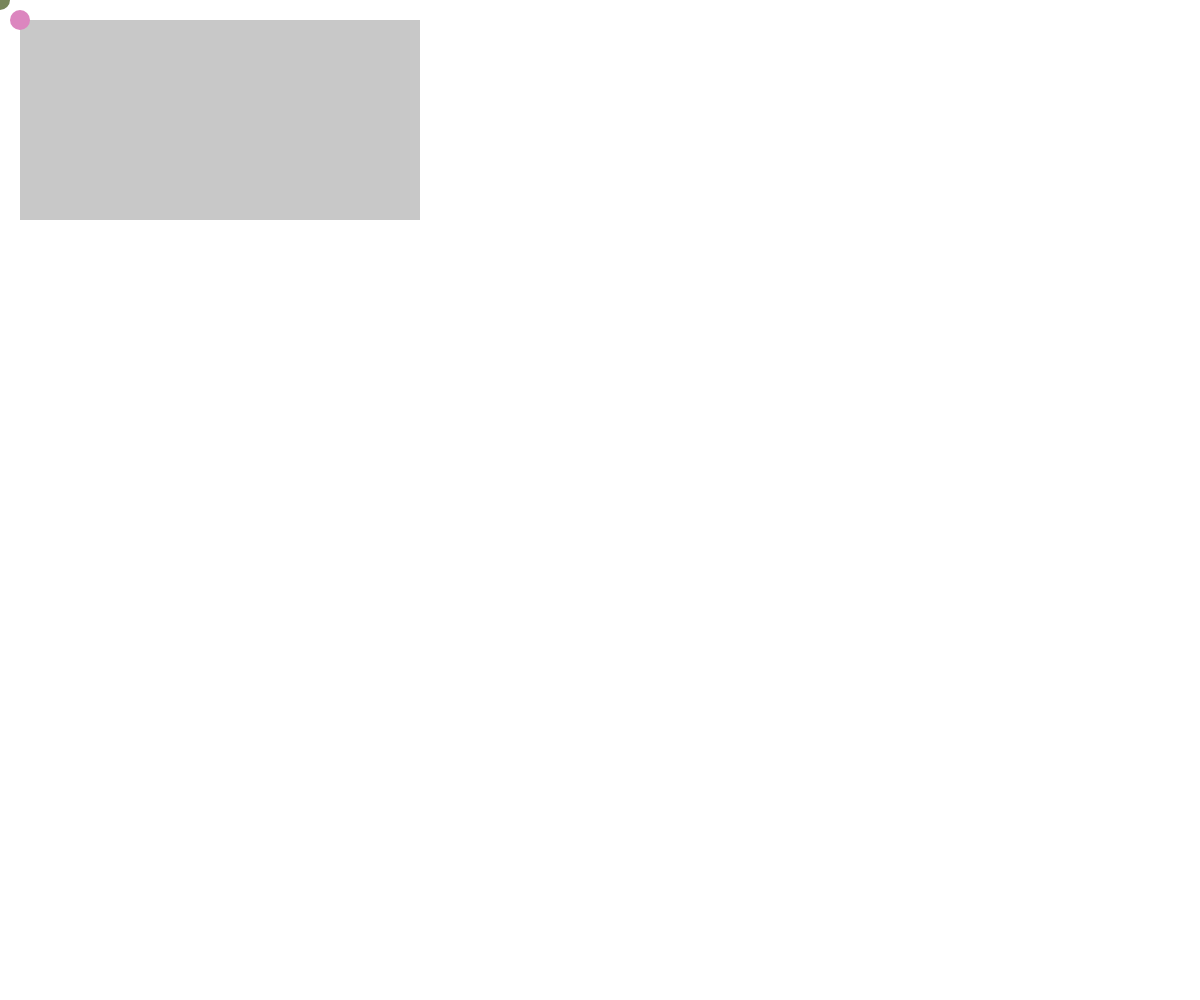
Frame 1 (no input)
Frame 60 (no input): identical to frame 1, image omitted
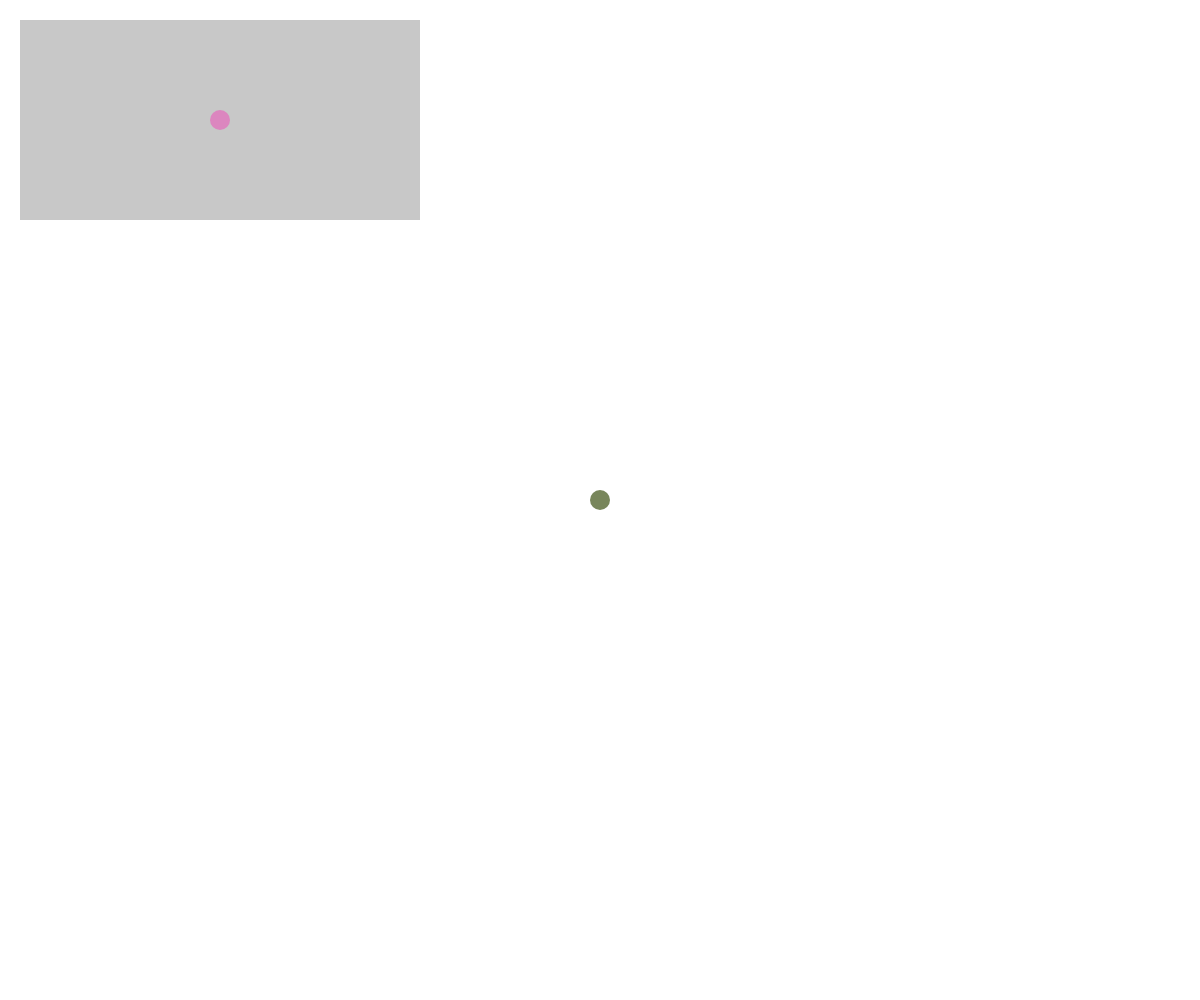
Frame 120 (the mouse pressed at the canvas centre since frame 60)

The p5.js sketch that drew these frames (run headless with seeded random() and noise() and a simulated clock; from frame 60 on, the mouse is pressed at the canvas centre):

// p5.js sketch
// ── sketch.js
function setup() {
    createCanvas(windowWidth, windowHeight);
}

function draw() {
    background(255);

    var x = 20;
    var y = 20;
    var w = 400;
    var h = 200;

    noStroke();
    fill(200);
    rect(x,y,w,h);

    fill(120, 134, 91);
    ellipse(mouseX, mouseY, 20, 20);

// constraint
    fill(220, 134, 191);
    ellipse(
        map(mouseX, 0, width, x, w+x),
        map(mouseY, 0, height, y, h+y),
        20,
        20
    );

}
